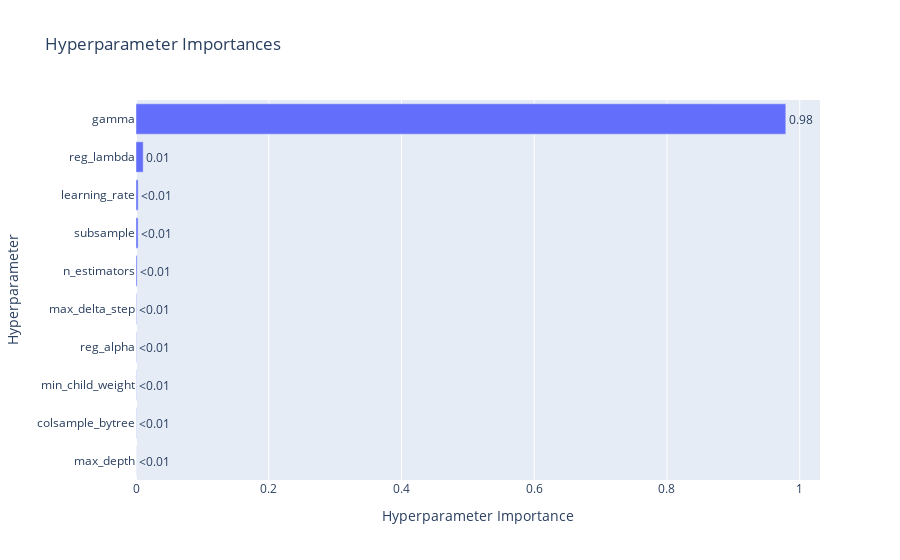

Here is the notebook cell this chart was saved with:
### Markdown cell above
### Gráfico de Importância dos Parâmetros

O gráfico de **importância dos parâmetros** gerado pelo Optuna apresenta os hiperparâmetros que mais influenciam o desempenho do modelo XGBoost durante o processo de otimização.

---

### Interpretação do Gráfico:

1. **Eixo X (Importância Relativa)**: Representa o impacto relativo de cada hiperparâmetro no valor da função objetivo. Valores mais altos indicam maior influência no desempenho do modelo.

2. **Eixo Y (Hiperparâmetros)**: Lista os hiperparâmetros avaliados durante o processo de otimização.

---

### Análise dos Resultados:

- **Hiperparâmetros mais importantes**:  
    Destaque para o parâmetro 'gamma' que representa 92% da importância dos hiperparâmetros

- **Hiperparâmetros menos importantes**:  
    Parâmetros como 'reg_lambda', 'learning_rate', 'sub_sample' e 'n_estimators' possuem importância não desprezível


---

### Conclusão:
Gamma regula a seletividade das divisões nas árvores; ao definir o ganho mínimo necessário para um split, ele determina quais features são realmente utilizadas para separar os dados, filtrando ruído e destacando apenas as variáveis com impacto significativo. Assim, a feature importance final do modelo depende fortemente desse parâmetro

### Code cell
# Visualizando a importância dos parâmetros
optuna.visualization.plot_param_importances(melhor_study)

### Figure 1 — Plotly figure (JSON) as saved in the notebook; plotly's stock layout.template omitted (floating-point values rounded to 4 significant figures)
{"data": [{"cliponaxis": false, "hovertemplate": ["max_depth (IntDistribution): 0.00010985947095772214<extra></extra>", "colsample_bytree (FloatDistribution): 0.0003792363049538988<extra></extra>", "min_child_weight (IntDistribution): 0.000407146395529893<extra></extra>", "reg_alpha (FloatDistribution): 0.0005046114791353533<extra></extra>", "max_delta_step (IntDistribution): 0.0007169323660895254<extra></extra>", "n_estimators (IntDistribution): 0.001649950024775429<extra></extra>", "subsample (FloatDistribution): 0.0031296670284348205<extra></extra>", "learning_rate (FloatDistribution): 0.003218448237035745<extra></extra>", "reg_lambda (FloatDistribution): 0.010844574362102465<extra></extra>", "gamma (FloatDistribution): 0.9790395743309853<extra></extra>"], "name": "Objective Value", "orientation": "h", "text": ["<0.01", "<0.01", "<0.01", "<0.01", "<0.01", "<0.01", "<0.01", "<0.01", "0.01", "0.98"], "textposition": "outside", "type": "bar", "x": [0.0001099, 0.0003792, 0.0004071, 0.0005046, 0.0007169, 0.00165, 0.00313, 0.003218, 0.01084, 0.979], "y": ["max_depth", "colsample_bytree", "min_child_weight", "reg_alpha", "max_delta_step", "n_estimators", "subsample", "learning_rate", "reg_lambda", "gamma"]}], "layout": {"title": {"text": "Hyperparameter Importances"}, "xaxis": {"title": {"text": "Hyperparameter Importance"}}, "yaxis": {"title": {"text": "Hyperparameter"}}}}
